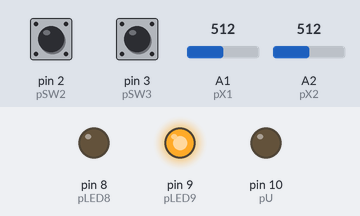
Simulated run of this sketch. Board: Arduino Uno, built with avr-gcc and run on an emulated ATmega328P. On the bench: output pins drawn as LEDs (lit = HIGH). Dashed ring = blinking. Inputs (shaded band) come from the test bench; at power-on: pin 2 (pSW2) LOW, pin 3 (pSW3) LOW, A1 (pX1) = 512, A2 (pX2) = 512. What the sketch prints to the serial monitor is not drawn.

Above: at 1.2 s.
1.3 s: pin 2 (pSW2) pulled HIGH for 0.15 s
At 1.9 s:
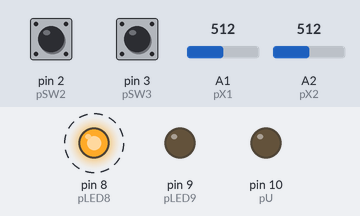
4.3 s: pin 3 (pSW3) pulled HIGH for 3.2 s
At 5.0 s:
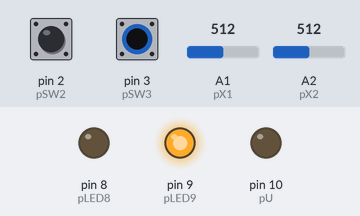
10.7 s: pin 2 (pSW2) pulled HIGH for 1 s
At 10.84 s:
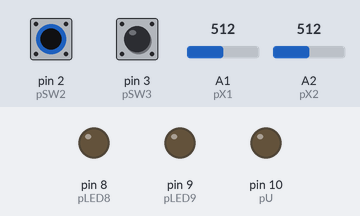
13.7 s: pin 3 (pSW3) pulled HIGH for 0.15 s
At 14.2 s:
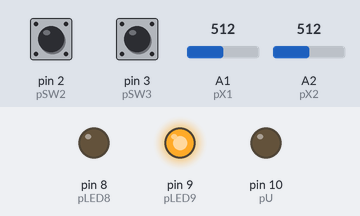
Timing chart, 0 to 16.7 s (numbered marks = the images above; inputs shaded):
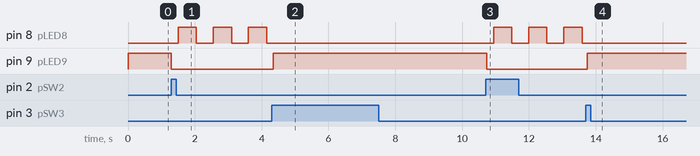

The sketch:

0-IDS-Noparametrico.ino
```cpp
//*************************************************************//
// 0-IDS-noparametrico.ino
//*************************************************************//
// Fac. de Ing. Mecánica y Eléctrica,
// Universidad Autónoma de Nuevo León
// FIME-UANL
// Coordinación de Electrónica
//------------------------------------------------------------//
//------------------------------------------------------------//
//
// Programa para aplicar una entrada específica:
//  a) ruido (descomenar la linea 154 =>
//      "R  = Habilitado*(0.0001*random(1,50000));")
//  b) escalón (descomentar la linea 155 =>
//      "R  = Habilitado*(5);")
//  c) función sen(wt), (descomenar la linea 156 [ajustar "omega" en linea 86] =>
//      "R = Habilitado*(2.5+2*W1);")
// a un circuito RC-RC y hacer la adquisición de los datos
// entrada-salida [u(t), y(t)]. Para guardar los datos en un
// archivo hace falta utilizar un programa monitor.exe
// (alternativamente se puede correr el programa en python 2.7
// mediante "python monitor.py")
//
//------------------------------------------------------------//
// Programa modificado de 0-Lazo-Abierto.ino de Git-Hub del
// Dr. Miguel Platas:
// "https://github.com/miplatas/lab-control-fime/tree/main/Arduino/0-Lazo-Abierto"
//
// Modificación:
//  13/02/2023
//*************************************************************//
//*************************************************************//

// ******************************************************** //
//----------  Muestreo  --------//                          //
// ******************************************************** //
  unsigned long TS = 50;      // Muestreo TS miliseg        //
  float Tseg = 0.05;          // Muestreo en Tseg segundos  //
// ******************************************************** //

                             // Fin de parámetros modificables

// ******************************************************** //
//----------  Constantes  --------//                        //
// ******************************************************** //

//---------- Definición Pines IO analogicos--------//
  #define pR 0                // pin de referencia
  #define pX1 1               // pin de estado 1
  #define pX2 2               // pin de estado 2
  #define pU 10               // pin de salida de control (entrada a planta)

//---------- Definición Pines IO discretos--------//
  #define pLED8 8             // LED 8 en tarjeta
  #define pLED9 9             // LED 9 en tarjeta
  #define pSW2 2              // SW 2 en tarjeta
  #define pSW3 3              // SW 3 en tarjeta

//---------- Escalamientos para analogicas de 0 a 5 V --------//
  #define mX 0.004882813      // Pendiente 0-1023 -> 0 - 5
  #define bX 0                // Ajuste cero para 0-1023 -> 0 - 5
  #define mU 51               // Pendiente 0 - 5 -> 0 - 255
  #define bU 0                // Ajuste cero 0 - 5 -> 0 - 1023

// ******************************************************** //
//----------  Variables globales  --------//                //
// ******************************************************** //

//---------- Tiempo --------//
  unsigned long TS_code = 0;  // Tiempo que tarda programa
  unsigned long TIC = 0;      // Estampa de tiempo inicio ciclos
  unsigned long TC = 0;       // Faltante para TS

//----------  Señales --------//
  float R = 0;                // Referencia
  float Y = 0;                // Salida
  float X1 = 0;               // Estado 1
  float X2 = 0;               // Estado 2
  float U = 0;                // Salida control
  int Ui = 0;                 // Salida control tarjeta

//---------- Otros --------//
  bool Habilitado = 0;        // Señal {0,1} para entradas escalón
// ** Generación de entrada senoidal ** //
// - - Definiciones - - //
  #define omega 0.02       // Frecuencia de la señal senoidal
  float W1 = 0; // Estado exosistema 1 en k, W1[k]
  float W2 = 1; // Estado exosistema 2 en k, W2[k]
  float WN1 = 0; // Estado exosistema 1 en k+1, W1[k+1]
  float WN2 = 0; // Estado exosistema 2 en k+1, W2[k+1]

// ******************************************************** //
//----------  Librerias  --------//                      //
// ******************************************************** //
  #include <SoftwareSerial.h>

// ******************************************************** //
//---------- Rutinia de inicio --------//                   //
// ******************************************************** //
void setup() {
  //--Inicia serial--//
  Serial.begin(9600);

  //--Configura pines digitales--//
  pinMode(2, INPUT);
  pinMode(3, INPUT);
  pinMode(8, OUTPUT);
  pinMode(9, OUTPUT);
}

// ******************************************************** //
//---------- Rutinia principal  --------//                  //
// ******************************************************** //
void loop() {
  proc_entradas();                    // Procesamiento de Entradas
  control();                          // Control
  proc_salidas();                     // Procesado de Salidas
  // coms_arduino_ide();               // Comunicaciones
  coms_python(0,&Y,&U);
//  coms_python(&R,&Y,&U);
  espera();
}


// ******************************************************** //
//---------- Rutinias de control y observador--------       //
// ******************************************************** //
//-- Control --//
void control(){
  // Ley de control
    U = R;       // La referencia se aplica a la entrada de la planta

  // Saturacion
  if(U >= 5.0) U = 5.0;               // Saturacion de control en rango 0 a 5V
  else if(U < 0) U = 0;
}


// ******************************************************** //
//---------- Rutinias de IO y control de tiempo     --------//
// ******************************************************** //
//-- Procesado de entradas --//
void proc_entradas(){
//-- Obtención de la función senoidal --//
  WN1 = W1 + Tseg*omega*W2;
  WN2 = W2 - Tseg*omega*W1;
  W1 = WN1;
  W2 = WN2;
  // Lectura de los estados del modelo
  X1 = analogRead(pX1)*mX+bX;               // Lectura de salida de planta en pin pX3
  X2 = analogRead(pX2)*mX+bX;               // Lectura de salida de planta en pin pX2
  // Se cambia la lectura de un potencipmetro y se asigna valores específicos
  // ** R = Habilitado*(analogRead(pR)*mX+bX);    // Lectura de referencia en pin pR,
  // R  = Habilitado*(0.0001*random(1,50000));  // Referencia para analisis de correlacion
  // R  = Habilitado*(4);   // Entrada para realizar respuuesta al pulso
  // R  = Habilitado*(2.5+2*W1);   // Entrada para realizar respuuesta al pulso
  Y = X2;
}


//-- Procesado de salidas --//
void proc_salidas(){
  Ui = int(U*mU+bU);                    // Escalamiento
  analogWrite(pU, Ui);                  // Salida PWM en pin pU
  botonesyleds();                       // Manejo de IO discretas
}


//-- Memoria {0,1} para entrada escalón --//
void botonesyleds(){

  static int n = 0;
  if(n >= 1000/TS) n=0;                                // Señal cuadrada para led blink
  else n = n+1;

  if(digitalRead(pSW2) == 1) Habilitado = 1;      // Memoria on/off en Habilitado
  else if(digitalRead(pSW3) == 1) Habilitado = 0; // Set con SW2. Reset con SW3

  if(n >= 500/TS && Habilitado == 1) digitalWrite(pLED8,HIGH); // Led blink en LED8
  else digitalWrite(pLED8, LOW);                           // Cuando Habilitado = 1

  if(Habilitado == 0) digitalWrite(pLED9,HIGH);            // LED9 = 1
  else digitalWrite(pLED9, LOW);                           // Cuando Habilitado = 0
}


//-- Para muestreo uniforme --//
void espera(){
  TS_code = millis()- TIC;                 // Tiempo de ciclo
  TC = TS - TS_code;                       // Calcula faltante para TS
  if (TS_code < TS) delay(TC);             // Espera para completar ciclo de TS
  TIC = millis();
}


//-- Comunicación con monitor --//
void coms_arduino_ide(){
  Serial.print("y_d(t):");            // Referencia
  Serial.print(R);                    // Referencia
  Serial.print(",");                  // Separador
  Serial.print("y(t):");              // Salida
  Serial.println(Y);                  // Salida (terminar con "serial.println")
}


void coms_python(float* Rp, float* Yp, float* Up)
{
  float t = TIC/1000.0;

  byte* byteData0 = (byte*)(&t);
  byte* byteData1 = (byte*)(Rp);
  byte* byteData2 = (byte*)(Yp);
  byte* byteData3 = (byte*)(Up);
  byte buf[16] = {byteData0[0], byteData0[1], byteData0[2], byteData0[3],
                 byteData1[0], byteData1[1], byteData1[2], byteData1[3],
                 byteData2[0], byteData2[1], byteData2[2], byteData2[3],
                 byteData3[0], byteData3[1], byteData3[2], byteData3[3]};
  Serial.write(buf, 16);
}
```

Measured:
- after the input at 1.3 s, pin 8 (pLED8): alternates HIGH for 0.55 s and LOW for 0.50 s, starting after 0.20 s; pin 9 (pLED9): HIGH → LOW at once
- after the input at 4.3 s, pin 8 (pLED8): stops changing and stays LOW; pin 9 (pLED9): LOW → HIGH after 0.05 s
- after the input at 10.7 s, pin 8 (pLED8): alternates HIGH for 0.55 s and LOW for 0.50 s, starting after 0.24 s; pin 9 (pLED9): HIGH → LOW at once
- after the input at 13.7 s, pin 8 (pLED8): stops changing and stays LOW; pin 9 (pLED9): LOW → HIGH at once
